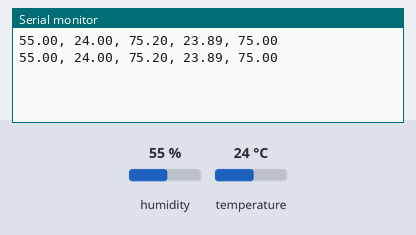
Bench run of a program on a simulated ESP32. Parts: the last lines printed to the serial monitor. Inputs (shaded band) come from the test bench; at power-on: humidity 55 %, temperature 24 °C.

Above: at 10.8 s.
10.9 s: humidity set to 22 %
At 20.7 s:
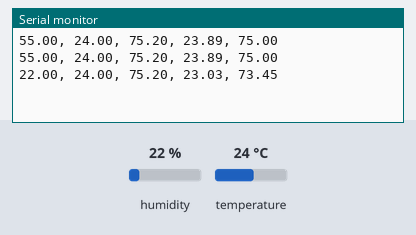
20.9 s: temperature set to 12 °C
At 30.6 s:
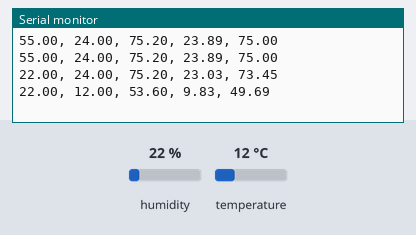
30.9 s: humidity set to 40 %
At 41.5 s:
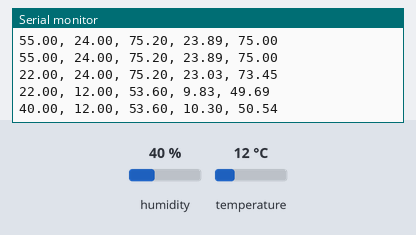
Timing chart, 0 to 43.0 s (numbered marks = the images above; inputs shaded):
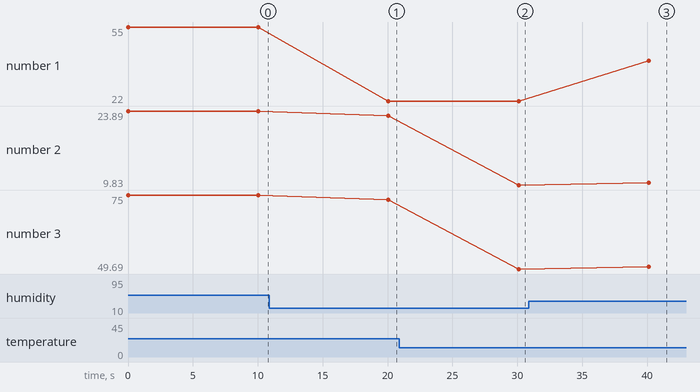

Measured:
- after the input at 10.9 s, the serial monitor: prints a new line after 9.2 s (image 1)
- after the input at 20.9 s, the serial monitor: prints a new line after 9.2 s (image 2)
- after the input at 30.9 s, the serial monitor: prints a new line after 9.2 s (image 3)
- plotted number 1: 55 → 22 after the input at 10.9 s, 22 → 40 after the input at 30.9 s
- plotted number 2: 23.89 → 23.03 after the input at 10.9 s, 23.03 → 9.83 after the input at 20.9 s, 9.83 → 10.3 after the input at 30.9 s
- plotted number 3: 75 → 73.45 after the input at 10.9 s, 73.45 → 49.69 after the input at 20.9 s, 49.69 → 50.54 after the input at 30.9 s

The program:

main.cpp
```cpp
#include "DHT.h"

#define DHTPIN 22
#define DHTTYPE DHT11

DHT dht(DHTPIN, DHTTYPE);

void setup() {
  Serial.begin(9600);
  // Serial.println(F("DHT11 test!"));
  dht.begin();
}

void loop() {
  float hum = dht.readHumidity();
  float cel = dht.readTemperature();
  float fhr = dht.readTemperature(true);

  if (isnan(hum) || isnan(cel) || isnan(fhr)) {
    // Serial.println(F("Failed to read from DHT sensor!"));
    return;
  }

  // Compute heat index in Fahrenheit (the default)
  float hif = dht.computeHeatIndex(fhr, hum);
  // Compute heat index in Celsius (isFahreheit = false)
  float hic = dht.computeHeatIndex(cel, hum, false);

  // humidity
  Serial.print(hum);
  Serial.print(F(", "));

  // celsius
  Serial.print(cel);
  Serial.print(F(", "));

  // fahrenheit
  Serial.print(fhr);
  Serial.print(F(", "));

  //heat index celsius
  Serial.print(hic);
  Serial.print(F(", "));

  //heat index fahrenheit
  Serial.println(hif);

  delay(10000);
}
```
